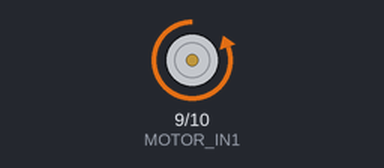
Bench run of a sketch on a simulated Arduino Uno, built with avr-gcc and run on an emulated ATmega328P. On the bench: motor-driver pin pairs drawn as motors (green arrow = first pin HIGH = forward, orange = second pin HIGH = backward, longer = more drive).

Above: at 0.05 s.
Timing chart, 0 to 3.0 s (numbered marks = the images above):
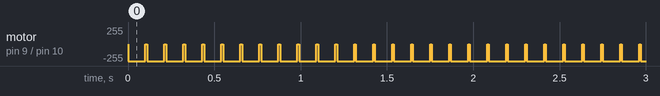

The sketch:

OHM.ino
```cpp
int MOTOR_IN1 = 9;
int MOTOR_IN2 = 10;

double cycleTime = 20;

void setup() {
  // put your setup code here, to run once:
  pinMode(MOTOR_IN1, OUTPUT);
  pinMode(MOTOR_IN2, OUTPUT);
}

void loop() {
  // put your main code here, to run repeatedly:
  digitalWrite(MOTOR_IN1, LOW);
    analogWrite(MOTOR_IN2, 255);
    delay(100);
    analogWrite(MOTOR_IN2, 0);
    delay(10);
}
```

Measured:
- by itself, motor on pin 9 (MOTOR_IN1) / pin 10 (MOTOR_IN2): alternates backward 255/255 for 0.10 s and stopped for 0.01 s
